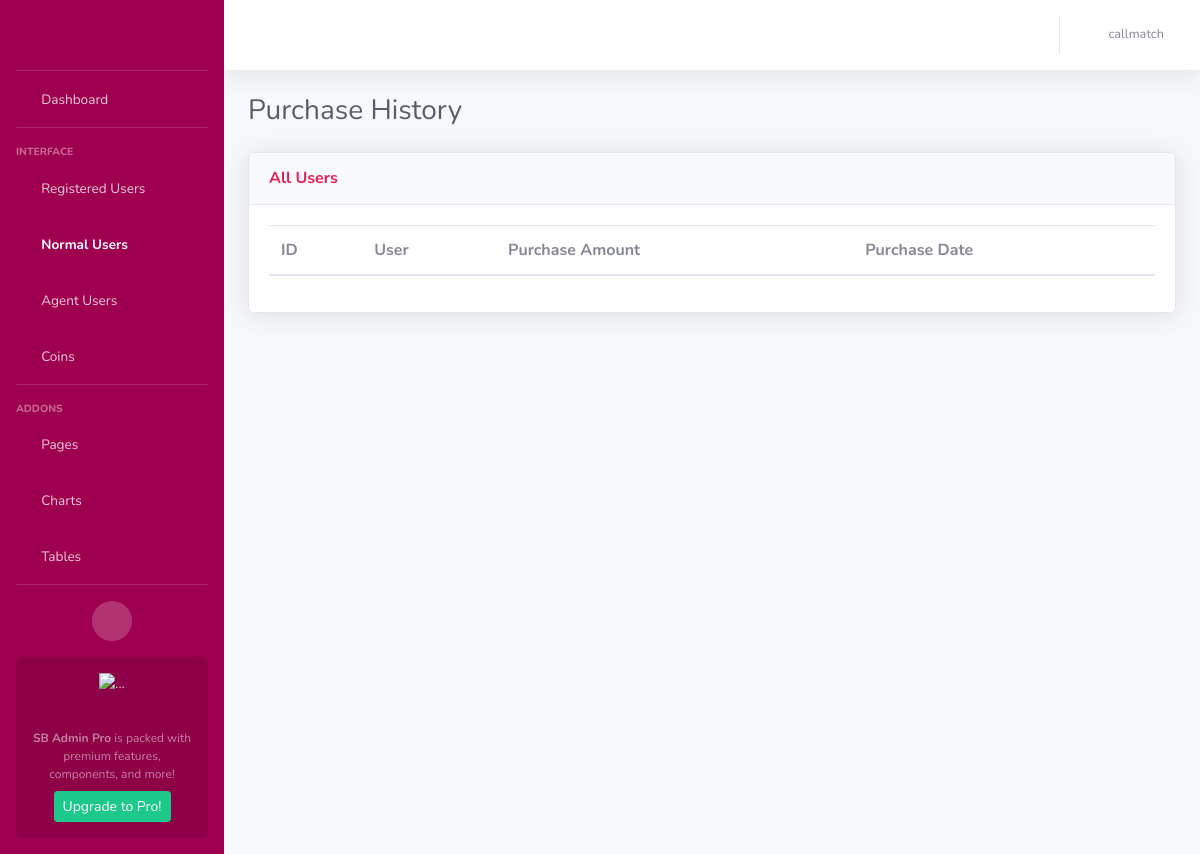
Before: /history_normal_user (signed in) with the older database file.
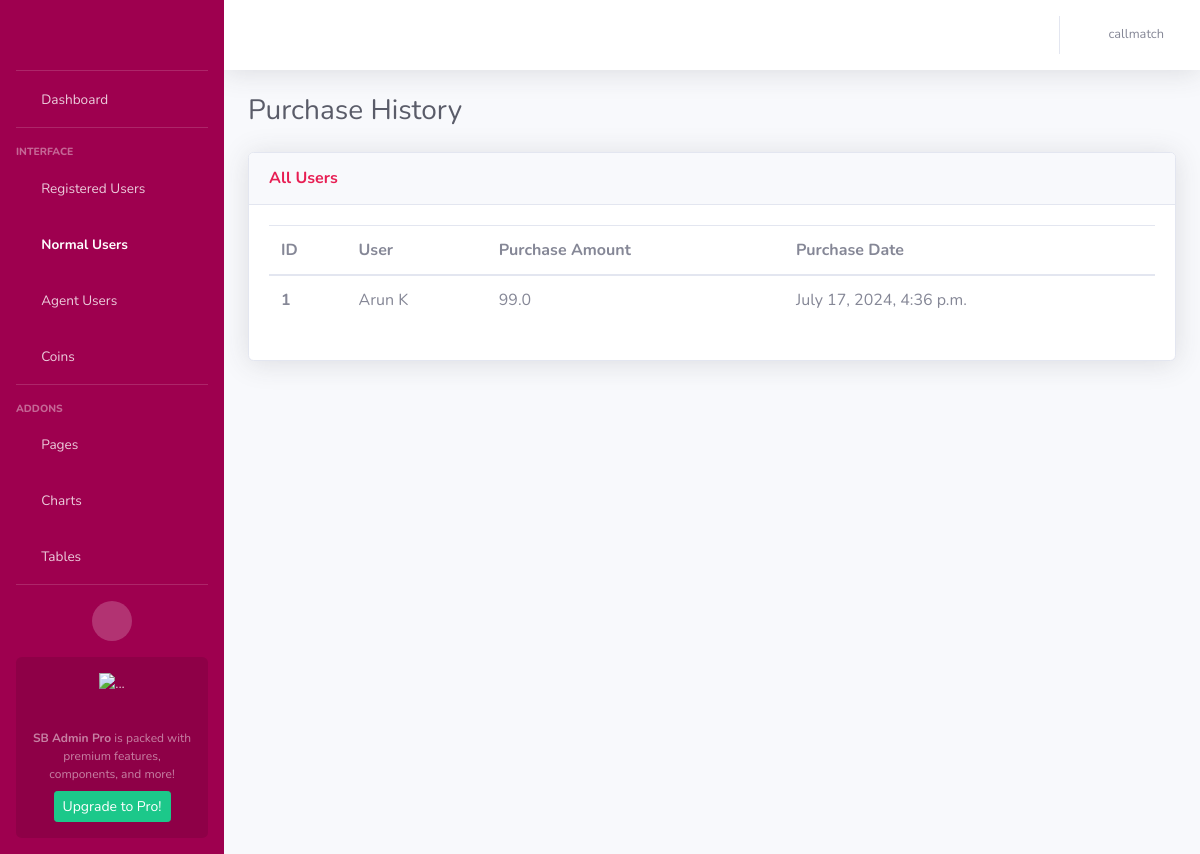
After: the same page with the newer database file.
### AdminApp/models.py (models this page shows, shortened)
class UserPurchaseModel(models.Model):
    userpurchase_id = models.AutoField(primary_key = True)
    user = models.ForeignKey(CustomerModel, on_delete=models.CASCADE)
    purchase_date = models.DateTimeField()
    purchase_amount = models.FloatField()

class CustomerModel(models.Model):
    NORMAL_USER = 'Normal User'
    AGENT_USER = 'Agent User'
    USER_STATUS_CHOICES = [
        (NORMAL_USER, 'Normal User'),
        (AGENT_USER, 'Agent User'),
    ]
    BOTH = 'Both'
    MALAYALAM = 'Malayalam'
    TAMIL = 'Tamil'
    LANGUAGE_CHOICES = [
        (BOTH, 'Both'),
        (MALAYALAM, 'Malayalam'),
        (TAMIL, 'Tamil'),
    ]
    customer_id = models.AutoField(primary_key = True)
    customer_first_name = models.CharField(max_length=100)
    customer_last_name = models.CharField(max_length=100)
    customer_email = models.EmailField()
    customer_contact = models.CharField(max_length=50)
    status = models.CharField(
        max_length=20,
        choices=USER_STATUS_CHOICES,
        default=NORMAL_USER,
    )
    is_online = models.BooleanField(default=False)
    languages = models.CharField(
        max_length=20,
        choices=LANGUAGE_CHOICES,
        default=BOTH,
    )

### AdminApp/views.py (the view)
# urls.py: path('history_normal_user', views.user_history, name='history_normal_users'),
def user_history(request):
    username = request.session.get('user', None)
    if username is None:
        return redirect('/login')
    user_history = UserPurchaseModel.objects.all()
    return render(request, 'normaluser_history.html', {'user_history': user_history, 'username': username})

### templates/normaluser_history.html (shortened to what the changed rows need)
<!DOCTYPE html>
<html lang="en">
<head>
    {% load static %}
    <link href="{% static 'vendor/fontawesome-free/css/all.min.css' %}" rel="stylesheet" type="text/css">
    <link href="{% static 'css/sb-admin-2.min.css' %}" rel="stylesheet">
</head>
<body id="page-top">
    <div id="wrapper">
        <div id="content-wrapper" class="d-flex flex-column">
            <div id="content">
                <div class="container-fluid">
                    <div class="d-sm-flex align-items-center justify-content-between mb-4">
                        <h1 class="h3 mb-0 text-gray-800">Purchase History</h1>
                    </div>
                    <div class="row">
                        <div class="col">
                            <div class="card shadow mb-4">
                                <div class="card-body">
                                    <div>
                                        <table class="table all-users">
                                          <thead>
                                            <tr>
                                              <th scope="col">ID</th>
                                              <th scope="col">User</th>
                                              <th scope="col">Purchase Amount</th>
                                              <th scope="col">Purchase Date</th>
                                            </tr>
                                          </thead>
                                          <tbody>
                                          {% for history in user_history %}
                                            <tr>
                                              <th scope="row">{{ forloop.counter }}</th>
                                              <td>{{history.user.customer_first_name}} {{history.user.customer_last_name}}</td>
                                              <td>{{history.purchase_amount}}</td>
                                              <td>{{history.purchase_date}}</td>
                                            </tr>
                                          {% endfor %}
                                          </tbody>
                                        </table>
                                    </div>
                                </div>
                            </div>
                        </div>
                    </div>
                </div>
            </div>
        </div>
    </div>
</body>
</html>

Changed rows visible on the page:
added UserPurchaseModel: user.customer_first_name "Arun", user.customer_last_name "K", purchase_amount "99.0", purchase_date "July 17, 2024, 4:36 p.m."
